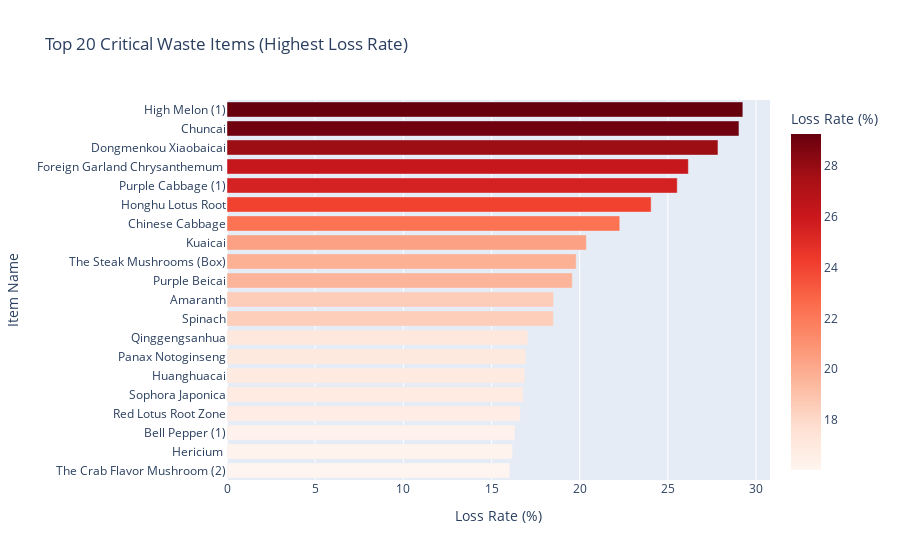

The notebook cell saved with this chart:
### Markdown cell above
## 3. Interactive Loss Analytics

### 3.1 The "Red Zone": Top 20 High-Loss Items
These items are bleeding profit. This interactive chart lets you hover to see exact loss percentages.

### Code cell
# Top 20 items by Loss Rate
high_loss = df.sort_values(by='Loss Rate (%)', ascending=False).head(20)

fig = px.bar(high_loss, x='Loss Rate (%)', y='Item Name', orientation='h', 
             title='Top 20 Critical Waste Items (Highest Loss Rate)',
             color='Loss Rate (%)', color_continuous_scale='Reds')
fig.update_layout(yaxis={'categoryorder':'total ascending'})
fig.show()

### Figure 1 — Plotly figure (JSON) as saved in the notebook; plotly's stock layout.template omitted (floating-point values rounded to 4 significant figures)
{"data": [{"hovertemplate": "Loss Rate (%)=%{marker.color}<br>Item Name=%{y}<extra></extra>", "legendgroup": "", "marker": {"color": [29.25, 29.03, 27.84, 26.16, 25.53, 24.05, 22.27, 20.38, 19.8, 19.58, 18.52, 18.51, 17.06, 16.95, 16.89, 16.8, 16.63, 16.33, 16.19, 16.04], "coloraxis": "coloraxis", "pattern": {"shape": ""}}, "name": "", "orientation": "h", "showlegend": false, "textposition": "auto", "type": "bar", "x": [29.25, 29.03, 27.84, 26.16, 25.53, 24.05, 22.27, 20.38, 19.8, 19.58, 18.52, 18.51, 17.06, 16.95, 16.89, 16.8, 16.63, 16.33, 16.19, 16.04], "xaxis": "x", "y": ["High Melon (1)", "Chuncai", "Dongmenkou Xiaobaicai", "Foreign Garland Chrysanthemum ", "Purple Cabbage (1)", "Honghu Lotus Root", "Chinese Cabbage", "Kuaicai", "The Steak Mushrooms (Box)", "Purple Beicai", "Amaranth", "Spinach", "Qinggengsanhua", "Panax Notoginseng", "Huanghuacai", "Sophora Japonica", "Red Lotus Root Zone", "Bell Pepper (1)", "Hericium ", "The Crab Flavor Mushroom (2)"], "yaxis": "y"}], "layout": {"barmode": "relative", "coloraxis": {"colorbar": {"title": {"text": "Loss Rate (%)"}}, "colorscale": [[0, "rgb(255,245,240)"], [0.125, "rgb(254,224,210)"], [0.25, "rgb(252,187,161)"], [0.375, "rgb(252,146,114)"], [0.5, "rgb(251,106,74)"], [0.625, "rgb(239,59,44)"], [0.75, "rgb(203,24,29)"], [0.875, "rgb(165,15,21)"], [1, "rgb(103,0,13)"]]}, "legend": {"tracegroupgap": 0}, "title": {"text": "Top 20 Critical Waste Items (Highest Loss Rate)"}, "xaxis": {"anchor": "y", "domain": [0, 1], "title": {"text": "Loss Rate (%)"}}, "yaxis": {"anchor": "x", "categoryorder": "total ascending", "domain": [0, 1], "title": {"text": "Item Name"}}}}
